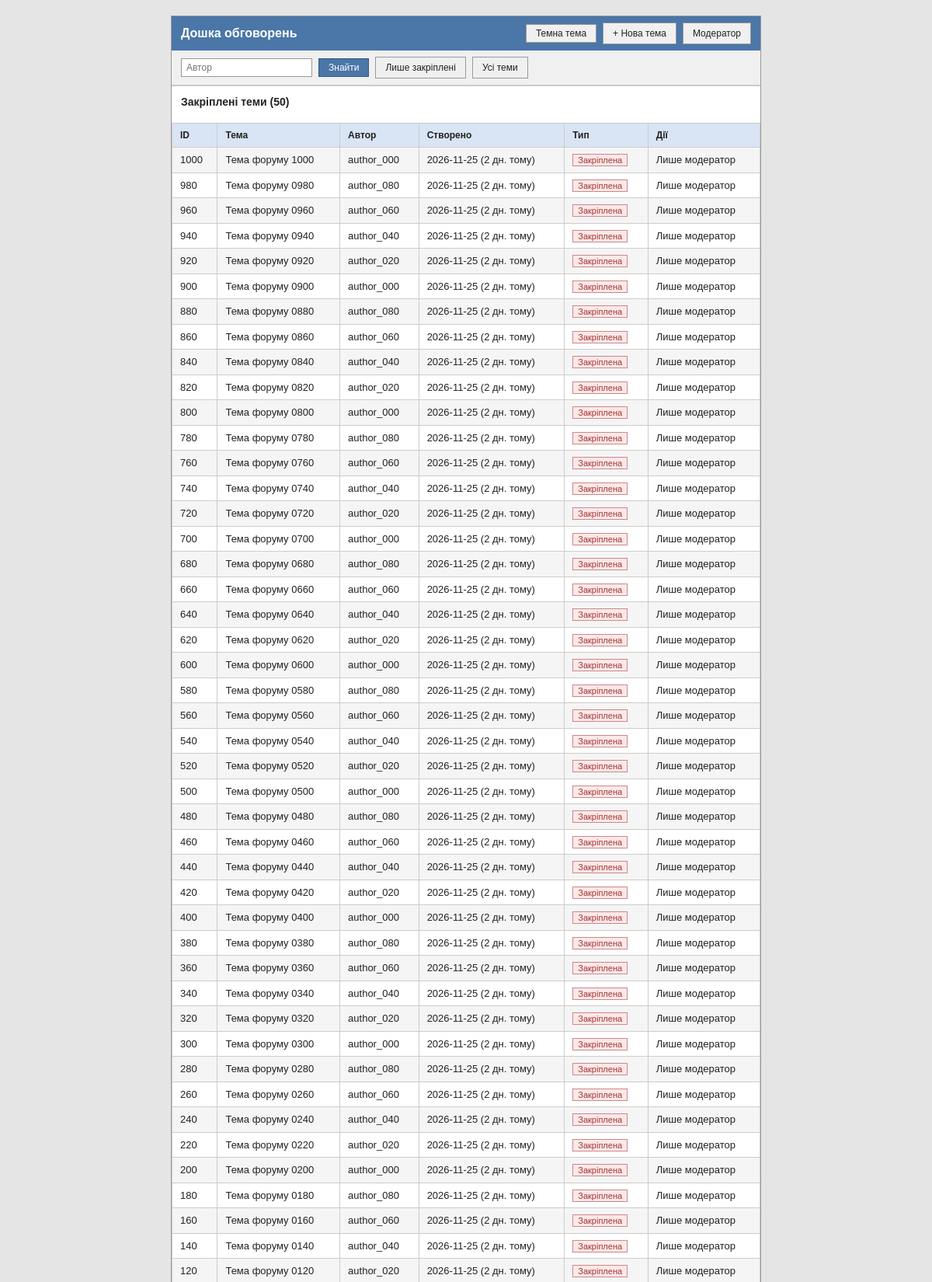
The page /LR4/index.php?pinned=1 (upper part) on the database its author committed.
### tables this page shows
CREATE TABLE topics (
    id INT NOT NULL AUTO_INCREMENT PRIMARY KEY,
    title VARCHAR(100) NOT NULL,
    author VARCHAR(50) NOT NULL,
    created_at DATE NOT NULL,
    is_pinned TINYINT(1) NOT NULL DEFAULT 0
);

### LR4/lib/functions.php (called while the page is built, shortened)
<?php
function timeAgo(string $date, ?DateTimeImmutable $now = null): string
{
    try {
        $then = new DateTimeImmutable($date);
    } catch (Exception $e) {
        return 'невідомо';
    }
    $now = $now ?? new DateTimeImmutable('now');
    $then = $then->setTime(0, 0);
    $now = $now->setTime(0, 0);
    $days = (int) $then->diff($now)->days;
    if ($days < 30) {
        return "{$days} дн. тому";
    }
    return intdiv($days, 365) . ' р. тому';
}
function sanitizeText(string $text): string
{
    $text = preg_replace('/\s+/u', ' ', trim($text)) ?? '';
    return htmlspecialchars($text, ENT_QUOTES, 'UTF-8');
}
function h($value): string
{
    return htmlspecialchars((string) $value, ENT_QUOTES, 'UTF-8');
}

### LR4/classes/TopicRepository.php (called while the page is built, shortened)
<?php
class TopicRepository
{
    private PDO $pdo;
    public function __construct(PDO $pdo)
    {
        $this->pdo = $pdo;
    }
    public function listPinned(): array
    {
        return $this->pdo
            ->query('SELECT * FROM topics WHERE is_pinned = 1 ORDER BY created_at DESC, id DESC')
            ->fetchAll();
    }
}

### security.php (called while the page is built, shortened)
<?php
function forum_is_moderator(): bool
{
    $hash = getenv('PHP_LAB_MODERATOR_HASH') ?: '';
    return $hash !== '' && isset($_SESSION['moderator_key'], $_SESSION['moderator_until'])
        && is_string($_SESSION['moderator_key']) && is_int($_SESSION['moderator_until'])
        && $_SESSION['moderator_until'] > time()
        && hash_equals(hash('sha256', $hash), $_SESSION['moderator_key']);
}

### LR4/index.php (the view, shortened to what this page needs)
<?php
require_once dirname(__DIR__) . '/security.php';
$canModerate = forum_is_moderator();
$pdo = require __DIR__ . '/db.php';
require_once __DIR__ . '/classes/TopicRepository.php';
require_once __DIR__ . '/lib/functions.php';
$repo = new TopicRepository($pdo);
$author = isset($_GET['author']) && is_string($_GET['author']) ? trim($_GET['author']) : '';
$pinnedOnly = isset($_GET['pinned']) && $_GET['pinned'] === '1';
if ($author !== '') {
    $topics = $repo->listByAuthor($author);
    $heading = 'Теми автора «' . $author . '»';
} elseif ($pinnedOnly) {
    $topics = $repo->listPinned();
    $heading = 'Закріплені теми';
} else {
    $topics = $repo->listAll();
    $heading = 'Усі теми';
}
?>
<!DOCTYPE html>
<html lang="uk">
<head>
    <link rel="stylesheet" href="style.css">
</head>
<body>
<div class="container">
    <div class="page-header">
        <h1>Дошка обговорень</h1>
        <div class="header-actions">
            <button type="button" id="theme-toggle" class="btn btn-outline">Темна тема</button>
            <a href="add.php" class="btn btn-outline">+ Нова тема</a>
            <a href="../moderator.php" class="btn btn-outline">Модератор</a>
        </div>
    </div>
    <form method="get" action="index.php" class="toolbar">
        <input type="text" name="author" placeholder="Автор" value="<?= h($author) ?>">
        <button type="submit" class="btn">Знайти</button>
        <a href="index.php?pinned=1" class="btn btn-outline">Лише закріплені</a>
        <a href="index.php" class="btn btn-outline">Усі теми</a>
    </form>
    <div class="section">
        <h2><?= sanitizeText($heading) ?> (<?= count($topics) ?>)</h2>
    </div>
    <?php if (count($topics) === 0): ?>
        <div class="empty">Тем не знайдено.</div>
    <?php else: ?>
        <table>
            <tr>
                <th>ID</th>
                <th>Тема</th>
                <th>Автор</th>
                <th>Створено</th>
                <th>Тип</th>
                <th>Дії</th>
            </tr>
            <?php foreach ($topics as $topic): ?>
                <tr>
                    <td><?= (int) $topic['id'] ?></td>
                    <td class="topic-title"><?= sanitizeText($topic['title']) ?></td>
                    <td><?= sanitizeText($topic['author']) ?></td>
                    <td><?= sanitizeText($topic['created_at']) ?> (<?= timeAgo($topic['created_at']) ?>)</td>
                    <td>
                        <?php if ($topic['is_pinned']): ?>
                            <span class="label label-hot">Закріплена</span>
                        <?php else: ?>
                            <span class="label">Звичайна</span>
                        <?php endif; ?>
                    </td>
                    <td class="actions">
                        <?php if ($canModerate): ?>
                        <a href="edit.php?id=<?= (int) $topic['id'] ?>">Редагувати</a>
                        <form method="post" action="delete.php"
                              onsubmit="return confirm('Видалити цю тему?');">
                            <?= forum_csrf_field() ?>
                            <input type="hidden" name="id" value="<?= (int) $topic['id'] ?>">
                            <button type="submit" class="btn btn-danger">Видалити</button>
                        </form>
                        <?php else: ?>Лише модератор<?php endif; ?>
                    </td>
                </tr>
            <?php endforeach; ?>
        </table>
    <?php endif; ?>
</div>
</body>
</html>

### LR4/style.css (style rules this page uses)
:root { color-scheme: light; --page-bg: #e5e5e5; --surface: #ffffff; --surface-alt: #f0f0f0; --surface-hover: #e0e0e0; --row-alt: #f5f5f5; --th-bg: #d9e4f5; --text: #222222; --text-muted: #555555; --border: #cccccc; --border-strong: #999999; --input-bg: #ffffff; --link: #1a5276; --link-hover: #0d3a5c; --accent: #4a76a8; --accent-border: #35597e; --accent-hover: #3b5f8a; --danger-bg: #fde8e8; --danger-border: #cc8888; --danger-text: #a33333; --danger-hover: #f8d0d0; --ok-bg: #e6f2e6; --ok-border: #9cc79c; --ok-text: #2d5a2d; }
* { box-sizing: border-box; }
body { margin: 0; padding: 20px; background: var(--page-bg); color: var(--text); font-family: Verdana, Geneva, Arial, sans-serif; font-size: 13px; line-height: 1.5; }
.container { max-width: 760px; margin: 0 auto; background: var(--surface); border: 1px solid var(--border-strong); }
a { color: var(--link); }
.page-header { background: var(--accent); color: #ffffff; padding: 8px 12px; display: flex; align-items: center; justify-content: space-between; flex-wrap: wrap; gap: 8px; }
.page-header h1 { font-size: 16px; font-weight: bold; margin: 0; }
.page-header a { color: #ffffff; }
.btn { font-family: inherit; cursor: pointer; display: inline-block; padding: 4px 12px; background: var(--accent); color: #ffffff; border: 1px solid var(--accent-border); text-decoration: none; font-size: 12px; }
.btn-outline { background: var(--surface-alt); color: var(--text); border: 1px solid var(--border-strong); }
table { width: 100%; border-collapse: collapse; }
th, td { border: 1px solid var(--border); padding: 6px 10px; text-align: left; }
th { background: var(--th-bg); font-size: 12px; }
tr:nth-child(even) td { background: var(--row-alt); }
.label { font-size: 11px; padding: 1px 6px; border: 1px solid var(--border-strong); background: var(--surface-alt); color: var(--text-muted); }
.label-hot { background: var(--danger-bg); border-color: var(--danger-border); color: var(--danger-text); }
.section { padding: 10px 12px; border-top: 1px solid var(--border); }
.section h2 { font-size: 14px; margin: 0 0 6px; }
.toolbar { padding: 8px 12px; background: var(--surface-alt); border-bottom: 1px solid var(--border); display: flex; flex-wrap: wrap; align-items: center; gap: 8px; }
.toolbar input[type="text"] { background: var(--input-bg); color: var(--text); padding: 4px 6px; border: 1px solid var(--border-strong); font-family: inherit; font-size: 12px; }
.actions { white-space: nowrap; }
.page-header .btn-outline { color: var(--text); }
.header-actions { display: flex; align-items: center; gap: 8px; }

### rows shown on the page
topics: id "1000", title "Тема форуму 1000", author "author_000", created_at "2026-11-25", created_at "2 дн. тому", is_pinned "Закріплена"
topics: id "980", title "Тема форуму 0980", author "author_080", created_at "2026-11-25", created_at "2 дн. тому", is_pinned "Закріплена"
topics: id "960", title "Тема форуму 0960", author "author_060", created_at "2026-11-25", created_at "2 дн. тому", is_pinned "Закріплена"
topics: id "940", title "Тема форуму 0940", author "author_040", created_at "2026-11-25", created_at "2 дн. тому", is_pinned "Закріплена"
topics: id "920", title "Тема форуму 0920", author "author_020", created_at "2026-11-25", created_at "2 дн. тому", is_pinned "Закріплена"
topics: id "900", title "Тема форуму 0900", author "author_000", created_at "2026-11-25", created_at "2 дн. тому", is_pinned "Закріплена"
topics: id "880", title "Тема форуму 0880", author "author_080", created_at "2026-11-25", created_at "2 дн. тому", is_pinned "Закріплена"
topics: id "860", title "Тема форуму 0860", author "author_060", created_at "2026-11-25", created_at "2 дн. тому", is_pinned "Закріплена"
topics: id "840", title "Тема форуму 0840", author "author_040", created_at "2026-11-25", created_at "2 дн. тому", is_pinned "Закріплена"
topics: id "820", title "Тема форуму 0820", author "author_020", created_at "2026-11-25", created_at "2 дн. тому", is_pinned "Закріплена"
topics: id "800", title "Тема форуму 0800", author "author_000", created_at "2026-11-25", created_at "2 дн. тому", is_pinned "Закріплена"
topics: id "780", title "Тема форуму 0780", author "author_080", created_at "2026-11-25", created_at "2 дн. тому", is_pinned "Закріплена"
topics: id "760", title "Тема форуму 0760", author "author_060", created_at "2026-11-25", created_at "2 дн. тому", is_pinned "Закріплена"
topics: id "740", title "Тема форуму 0740", author "author_040", created_at "2026-11-25", created_at "2 дн. тому", is_pinned "Закріплена"
topics: id "720", title "Тема форуму 0720", author "author_020", created_at "2026-11-25", created_at "2 дн. тому", is_pinned "Закріплена"
topics: id "700", title "Тема форуму 0700", author "author_000", created_at "2026-11-25", created_at "2 дн. тому", is_pinned "Закріплена"
topics: id "680", title "Тема форуму 0680", author "author_080", created_at "2026-11-25", created_at "2 дн. тому", is_pinned "Закріплена"
topics: id "660", title "Тема форуму 0660", author "author_060", created_at "2026-11-25", created_at "2 дн. тому", is_pinned "Закріплена"
topics: id "640", title "Тема форуму 0640", author "author_040", created_at "2026-11-25", created_at "2 дн. тому", is_pinned "Закріплена"
topics: id "620", title "Тема форуму 0620", author "author_020", created_at "2026-11-25", created_at "2 дн. тому", is_pinned "Закріплена"
topics: id "600", title "Тема форуму 0600", author "author_000", created_at "2026-11-25", created_at "2 дн. тому", is_pinned "Закріплена"
topics: id "580", title "Тема форуму 0580", author "author_080", created_at "2026-11-25", created_at "2 дн. тому", is_pinned "Закріплена"
topics: id "560", title "Тема форуму 0560", author "author_060", created_at "2026-11-25", created_at "2 дн. тому", is_pinned "Закріплена"
topics: id "540", title "Тема форуму 0540", author "author_040", created_at "2026-11-25", created_at "2 дн. тому", is_pinned "Закріплена"
topics: id "520", title "Тема форуму 0520", author "author_020", created_at "2026-11-25", created_at "2 дн. тому", is_pinned "Закріплена"
topics: id "500", title "Тема форуму 0500", author "author_000", created_at "2026-11-25", created_at "2 дн. тому", is_pinned "Закріплена"
topics: id "480", title "Тема форуму 0480", author "author_080", created_at "2026-11-25", created_at "2 дн. тому", is_pinned "Закріплена"
topics: id "460", title "Тема форуму 0460", author "author_060", created_at "2026-11-25", created_at "2 дн. тому", is_pinned "Закріплена"
topics: id "440", title "Тема форуму 0440", author "author_040", created_at "2026-11-25", created_at "2 дн. тому", is_pinned "Закріплена"
topics: id "420", title "Тема форуму 0420", author "author_020", created_at "2026-11-25", created_at "2 дн. тому", is_pinned "Закріплена"
topics: id "400", title "Тема форуму 0400", author "author_000", created_at "2026-11-25", created_at "2 дн. тому", is_pinned "Закріплена"
topics: id "380", title "Тема форуму 0380", author "author_080", created_at "2026-11-25", created_at "2 дн. тому", is_pinned "Закріплена"
topics: id "360", title "Тема форуму 0360", author "author_060", created_at "2026-11-25", created_at "2 дн. тому", is_pinned "Закріплена"
topics: id "340", title "Тема форуму 0340", author "author_040", created_at "2026-11-25", created_at "2 дн. тому", is_pinned "Закріплена"
topics: id "320", title "Тема форуму 0320", author "author_020", created_at "2026-11-25", created_at "2 дн. тому", is_pinned "Закріплена"
topics: id "300", title "Тема форуму 0300", author "author_000", created_at "2026-11-25", created_at "2 дн. тому", is_pinned "Закріплена"
topics: id "280", title "Тема форуму 0280", author "author_080", created_at "2026-11-25", created_at "2 дн. тому", is_pinned "Закріплена"
topics: id "260", title "Тема форуму 0260", author "author_060", created_at "2026-11-25", created_at "2 дн. тому", is_pinned "Закріплена"
topics: id "240", title "Тема форуму 0240", author "author_040", created_at "2026-11-25", created_at "2 дн. тому", is_pinned "Закріплена"
topics: id "220", title "Тема форуму 0220", author "author_020", created_at "2026-11-25", created_at "2 дн. тому", is_pinned "Закріплена"
topics: id "200", title "Тема форуму 0200", author "author_000", created_at "2026-11-25", created_at "2 дн. тому", is_pinned "Закріплена"
topics: id "180", title "Тема форуму 0180", author "author_080", created_at "2026-11-25", created_at "2 дн. тому", is_pinned "Закріплена"
topics: id "160", title "Тема форуму 0160", author "author_060", created_at "2026-11-25", created_at "2 дн. тому", is_pinned "Закріплена"
topics: id "140", title "Тема форуму 0140", author "author_040", created_at "2026-11-25", created_at "2 дн. тому", is_pinned "Закріплена"
topics: id "120", title "Тема форуму 0120", author "author_020", created_at "2026-11-25", created_at "2 дн. тому", is_pinned "Закріплена"

### other values the page prints
sanitizeText($heading) "Закріплені теми"
count($topics) "50"
